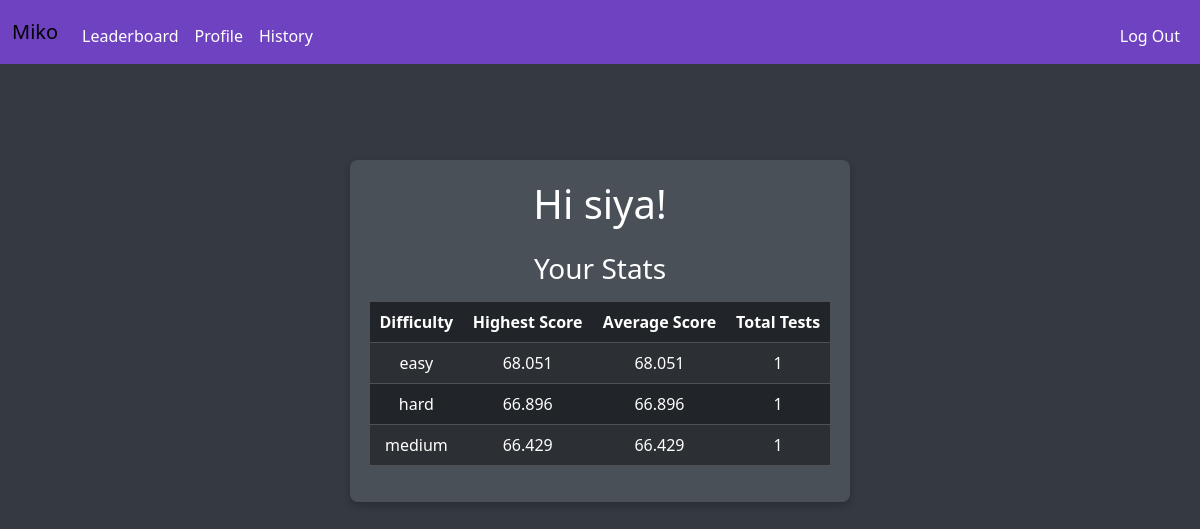
/profile (signed in), run on the app's committed database.
### tables this page shows
CREATE TABLE users (
    id INTEGER PRIMARY KEY AUTOINCREMENT,
    username TEXT NOT NULL UNIQUE,
    hash TEXT NOT NULL,  -- Changed from password_hash to hash
    email TEXT NOT NULL UNIQUE,
    created_at TIMESTAMP DEFAULT CURRENT_TIMESTAMP
);

CREATE TABLE scores (
    score_id INTEGER PRIMARY KEY AUTOINCREMENT,
    user_id INTEGER NOT NULL,
    score INTEGER NOT NULL,
    time_used INTEGER NOT NULL,
    solved INTEGER NOT NULL,
    total INTEGER NOT NULL,
    difficulty TEXT NOT NULL,
    timestamp TIMESTAMP DEFAULT CURRENT_TIMESTAMP,
    FOREIGN KEY (user_id) REFERENCES users(id) ON DELETE CASCADE
);

### app.py (the view)
@app.route("/profile")
@login_required
def profile():
    user_id = session.get("user_id")
    db = get_db()
    username = db.execute("SELECT username FROM users WHERE id = ?", (user_id,)).fetchone()[0]
    stats = db.execute(
        """SELECT
            difficulty,
            MAX(score) AS highest_score,
            AVG(score) AS average_score,
            COUNT(*) AS total_tests
        FROM
            scores
        WHERE
            user_id = ?
        GROUP BY
            difficulty;
        """, (user_id,)
    ).fetchall()
    return render_template("profile.html", username=username, stats=stats)

### app.py (called while the page is built)
def get_db():
    conn = sqlite3.connect(DATABASE)
    conn.row_factory = sqlite3.Row  # Allows us to access columns by name
    return conn

@app.after_request
def after_request(response):
    response.headers["Cache-Control"] = "no-cache, no-store, must-revalidate"
    response.headers["Expires"] = 0
    response.headers["Pragma"] = "no-cache"
    return response

### helpers.py (called while the page is built)
def login_required(f):
    @wraps(f)
    def decorated_function(*args, **kwargs):
        if session.get("user_id") is None:
            return redirect("/login")
        return f(*args, **kwargs)
    return decorated_function

### templates/profile.html
{% extends "layout.html" %}
{% block main %}
<div class="container mt-5">
    <h1 class="text-center">Hi {{ username }}!</h1>
    <div class="mt-4">
        <h3>Your Stats</h3>
        <table class="table table-dark table-striped mt-3">
            <thead>
                <tr>
                    <th scope="col">Difficulty</th>
                    <th scope="col">Highest Score</th>
                    <th scope="col">Average Score</th>
                    <th scope="col">Total Tests</th>
                </tr>
            </thead>
            <tbody>
                {% for stat in stats %}
                <tr>
                    <td>{{ stat.difficulty }}</td>
                    <td>{{ stat.highest_score }}</td>
                    <td>{{ stat.average_score }}</td>
                    <td>{{ stat.total_tests }}</td>
                </tr>
                {% endfor %}
            </tbody>
        </table>
    </div>
</div>
{% endblock %}

### static/css/styles.css (style rules this page uses)
body { background-color: #343a40; color: #ffffff; }
.container { min-width: 500px; width: fit-content; margin: auto; padding: 20px; background-color: #495057; border-radius: 8px; box-shadow: 0 4px 8px rgba(0, 0, 0, 0.2); }

### data on the page
users: username "siya"
scores: difficulty "easy", highest_score "68.051", average_score "68.051", total_tests "1"
scores: difficulty "hard", highest_score "66.896", average_score "66.896", total_tests "1"
scores: difficulty "medium", highest_score "66.429", average_score "66.429", total_tests "1"
